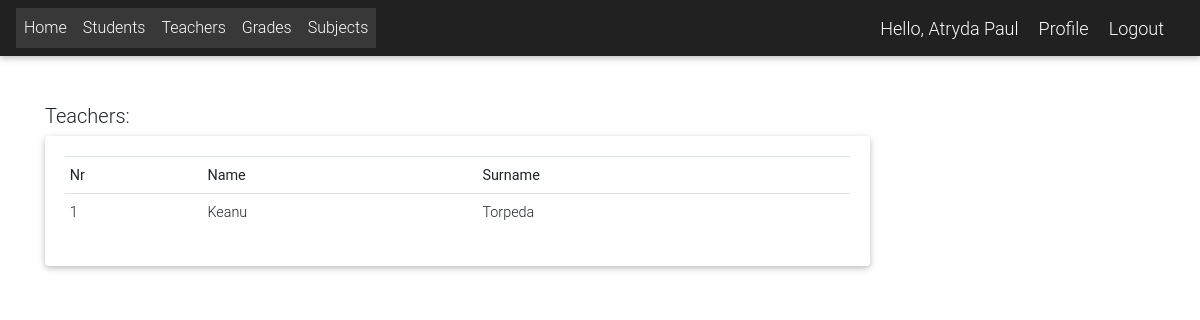
The page /teacher_list/ (signed in) on the database as committed earlier.
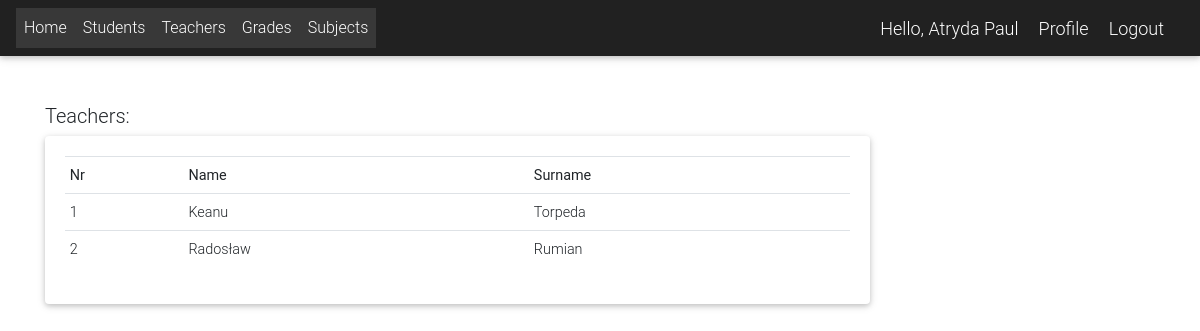
The same page on the database as committed later.
### app/models.py (models this page shows, shortened)
class Teacher(models.Model):
    user = models.OneToOneField(User, on_delete=models.CASCADE)

class User(AbstractUser):
    is_student = models.BooleanField(default=False)
    is_teacher = models.BooleanField(default=False)
    is_director = models.BooleanField(default=False)
    phone = models.CharField(max_length=60, blank=True, null=True)
    address = models.CharField(max_length=60, blank=True, null=True)
    email = models.EmailField(blank=True, null=True)
    username_validator = ASCIIUsernameValidator()
    def get_full_name(self):
        full_name = self.username
        if self.first_name and self.last_name:
            full_name = self.last_name + " " + self.first_name
        return full_name

### app/decorators.py (the view)
    def wrapped_func(request, *args, **kwargs):
        request = is_logged_in(request)
        resp = func(request, *args, **kwargs)
        return resp

### app/utils.py (called while the page is built)
def is_logged_in(request):
    if request.user.is_authenticated:
        return request
    raise PermissionDenied

### app/views.py (called while the page is built)
def teachers_subject(teacher):
    subjects = Subject.objects.all()
    sub_array = []
    for y in subjects:
        if teacher == y.teacher:
            sub_array.append(y)
    return sub_array

@login_required
def teacher_list(request):
    teachers = Teacher.objects.all()
    subject_list = []
    for x in teachers:
        subject_list.append(teachers_subject(x))
    context = {
        'teachers': teachers,
        'subjects': subject_list
    }
    return render(request, 'teachers/teacher_list.html', context)

### templates/teachers/teacher_list.html (shortened to what this page needs)
{% extends 'Links.html' %}
{% block content %}
    <div class="container ">
        <br><br>
        <div class="row">
            <div class="col-md-9">
                <h5>Teachers:</h5>
                <div class="card card-body">
                    <table class="table table-sm">
                        <tr>
                            <th>Nr</th>
                            <th>Name</th>
                            <th>Surname</th>
                        </tr>
                        {% for t in teachers %}
                            <tr>
                                <td> {{ forloop.counter }}</td>
                                <td>{{ t.user.first_name }} </td>
                                <td>{{ t.user.last_name }} </td>
                            </tr>
                        {% endfor %}
                    </table>
                </div>
            </div>
        </div>
        <br><br>
    </div>
{% endblock %}

Rows that differ between the two databases and show on the page:
added Teacher: user.first_name "Radosław", user.last_name "Rumian"
